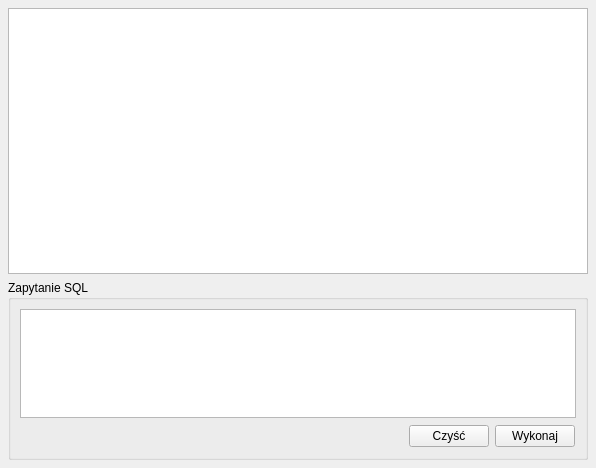
<ui version="4.0" >
 <class>Form</class>
 <widget class="QWidget" name="Form" >
  <property name="geometry" >
   <rect>
    <x>0</x>
    <y>0</y>
    <width>596</width>
    <height>468</height>
   </rect>
  </property>
  <property name="windowTitle" >
   <string>Zapytania SQL</string>
  </property>
  <property name="windowIcon" >
   <iconset resource="mywindow.qrc" >:/images/qt.png</iconset>
  </property>
  <layout class="QVBoxLayout" >
   <property name="spacing" >
    <number>6</number>
   </property>
   <property name="leftMargin" >
    <number>8</number>
   </property>
   <property name="topMargin" >
    <number>8</number>
   </property>
   <property name="rightMargin" >
    <number>8</number>
   </property>
   <property name="bottomMargin" >
    <number>8</number>
   </property>
   <item>
    <widget class="QSplitter" name="splitter_2" >
     <property name="sizePolicy" >
      <sizepolicy vsizetype="Expanding" hsizetype="Expanding" >
       <horstretch>0</horstretch>
       <verstretch>0</verstretch>
      </sizepolicy>
     </property>
     <property name="orientation" >
      <enum>Qt::Horizontal</enum>
     </property>
     <widget class="QTableView" name="table" >
      <property name="sizePolicy" >
       <sizepolicy vsizetype="Expanding" hsizetype="Expanding" >
        <horstretch>2</horstretch>
        <verstretch>0</verstretch>
       </sizepolicy>
      </property>
      <property name="contextMenuPolicy" >
       <enum>Qt::ActionsContextMenu</enum>
      </property>
      <property name="selectionBehavior" >
       <enum>QAbstractItemView::SelectRows</enum>
      </property>
     </widget>
    </widget>
   </item>
   <item>
    <widget class="QGroupBox" name="groupBox" >
     <property name="sizePolicy" >
      <sizepolicy vsizetype="MinimumExpanding" hsizetype="Preferred" >
       <horstretch>0</horstretch>
       <verstretch>0</verstretch>
      </sizepolicy>
     </property>
     <property name="maximumSize" >
      <size>
       <width>16777215</width>
       <height>180</height>
      </size>
     </property>
     <property name="title" >
      <string>Zapytanie SQL</string>
     </property>
     <layout class="QVBoxLayout" >
      <property name="spacing" >
       <number>6</number>
      </property>
      <property name="leftMargin" >
       <number>9</number>
      </property>
      <property name="topMargin" >
       <number>9</number>
      </property>
      <property name="rightMargin" >
       <number>9</number>
      </property>
      <property name="bottomMargin" >
       <number>9</number>
      </property>
      <item>
       <widget class="QTextEdit" name="sqlEdit" >
        <property name="sizePolicy" >
         <sizepolicy vsizetype="MinimumExpanding" hsizetype="Expanding" >
          <horstretch>0</horstretch>
          <verstretch>0</verstretch>
         </sizepolicy>
        </property>
        <property name="minimumSize" >
         <size>
          <width>0</width>
          <height>18</height>
         </size>
        </property>
        <property name="baseSize" >
         <size>
          <width>0</width>
          <height>120</height>
         </size>
        </property>
       </widget>
      </item>
      <item>
       <layout class="QHBoxLayout" >
        <property name="spacing" >
         <number>6</number>
        </property>
        <property name="leftMargin" >
         <number>1</number>
        </property>
        <property name="topMargin" >
         <number>1</number>
        </property>
        <property name="rightMargin" >
         <number>1</number>
        </property>
        <property name="bottomMargin" >
         <number>1</number>
        </property>
        <item>
         <spacer>
          <property name="orientation" >
           <enum>Qt::Horizontal</enum>
          </property>
          <property name="sizeHint" >
           <size>
            <width>40</width>
            <height>20</height>
           </size>
          </property>
         </spacer>
        </item>
        <item>
         <widget class="QPushButton" name="pushButtonClear" >
          <property name="text" >
           <string>Czyść</string>
          </property>
         </widget>
        </item>
        <item>
         <widget class="QPushButton" name="pushButtonExec" >
          <property name="text" >
           <string>Wykonaj</string>
          </property>
         </widget>
        </item>
       </layout>
      </item>
     </layout>
    </widget>
   </item>
  </layout>
 </widget>
 <tabstops>
  <tabstop>sqlEdit</tabstop>
  <tabstop>pushButtonClear</tabstop>
  <tabstop>pushButtonExec</tabstop>
  <tabstop>table</tabstop>
 </tabstops>
 <resources>
  <include location="mywindow.qrc" />
 </resources>
 <connections/>
</ui>
